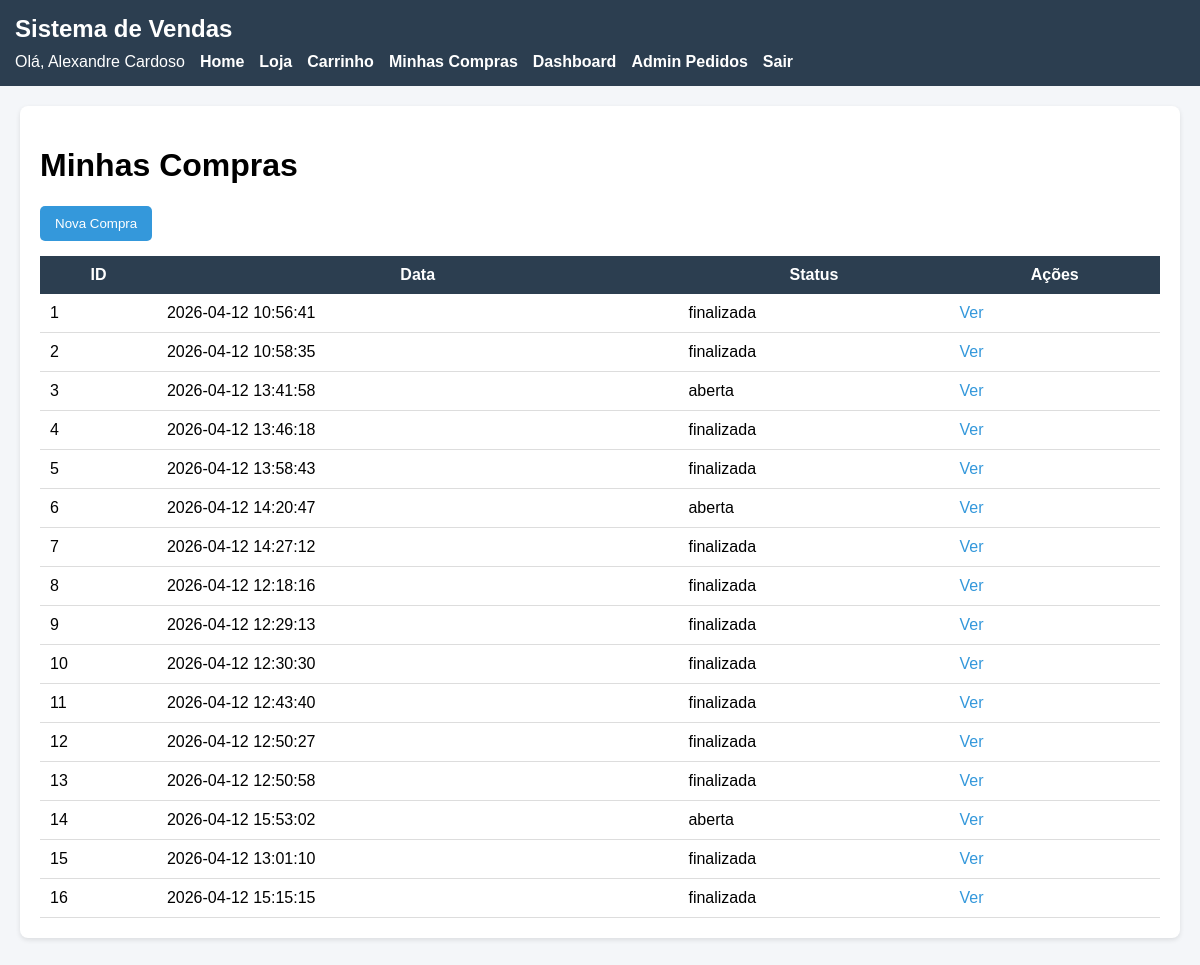
The page /vendas.php (signed in) on the database its author committed.
### tables this page shows
CREATE TABLE IF NOT EXISTS `vendas` (
  `id` int NOT NULL AUTO_INCREMENT,
  `cliente_id` int DEFAULT NULL,
  `data` datetime DEFAULT NULL,
  `usuario` varchar(100) DEFAULT NULL,
  `status` varchar(20) DEFAULT 'aberta',
  `pagamento` varchar(50) DEFAULT NULL,
  `status_pagamento` varchar(20) DEFAULT NULL,
  PRIMARY KEY (`id`),
  KEY `cliente_id` (`cliente_id`),
  CONSTRAINT `vendas_ibfk_1` FOREIGN KEY (`cliente_id`) REFERENCES `clientes` (`id`)
);

### public/vendas.php (the view, shortened to what this page needs)
<?php
include 'partials/header.php';
$sql = "SELECT vendas.*, clientes.nome AS cliente_nome
        FROM vendas
        LEFT JOIN clientes ON vendas.cliente_id = clientes.id
        WHERE vendas.cliente_id = " . $_SESSION['cliente_id'];
$result = $conn->query($sql);
?>
<div class="card">
    <h1>Minhas Compras</h1>
    <a href="venda_create.php">
        <button>Nova Compra</button>
    </a>
    <table>
        <tr>
            <th>ID</th>
            <th>Data</th>
            <th>Status</th>
            <th>Ações</th>
        </tr>
        <?php while($row = $result->fetch_assoc()): ?>
        <tr>
            <td><?= $row['id'] ?></td>
            <td><?= $row['data'] ?></td>
            <td><?= $row['status'] ?></td>
            <td>
                <a href="venda_itens.php?venda_id=<?= $row['id'] ?>">
                    Ver
                </a>
            </td>
        </tr>
        <?php endwhile; ?>
    </table>
</div>
<?php include 'partials/footer.php'; ?>

### public/css/style.css (style rules this page uses)
body { font-family: Arial, sans-serif; background-color: #f4f6f9; margin: 0; }
.card { background: white; padding: 20px; border-radius: 8px; box-shadow: 0px 2px 5px rgba(0,0,0,0.1); margin-bottom: 20px; }
button { background-color: #3498db; color: white; border: none; padding: 10px 15px; border-radius: 5px; cursor: pointer; }
a { color: #3498db; text-decoration: none; }
table { width: 100%; border-collapse: collapse; margin-top: 15px; }
table th { background-color: #2c3e50; color: white; padding: 10px; }
table td { padding: 10px; border-bottom: 1px solid #ddd; }

### rows shown on the page
vendas: id "1", data "2026-04-12 10:56:41", status "finalizada"
vendas: id "2", data "2026-04-12 10:58:35", status "finalizada"
vendas: id "3", data "2026-04-12 13:41:58", status "aberta"
vendas: id "4", data "2026-04-12 13:46:18", status "finalizada"
vendas: id "5", data "2026-04-12 13:58:43", status "finalizada"
vendas: id "6", data "2026-04-12 14:20:47", status "aberta"
vendas: id "7", data "2026-04-12 14:27:12", status "finalizada"
vendas: id "8", data "2026-04-12 12:18:16", status "finalizada"
vendas: id "9", data "2026-04-12 12:29:13", status "finalizada"
vendas: id "10", data "2026-04-12 12:30:30", status "finalizada"
vendas: id "11", data "2026-04-12 12:43:40", status "finalizada"
vendas: id "12", data "2026-04-12 12:50:27", status "finalizada"
vendas: id "13", data "2026-04-12 12:50:58", status "finalizada"
vendas: id "14", data "2026-04-12 15:53:02", status "aberta"
vendas: id "15", data "2026-04-12 13:01:10", status "finalizada"
vendas: id "16", data "2026-04-12 15:15:15", status "finalizada"

### other values the page prints
$_SESSION['cliente_nome'] "Alexandre Cardoso"
